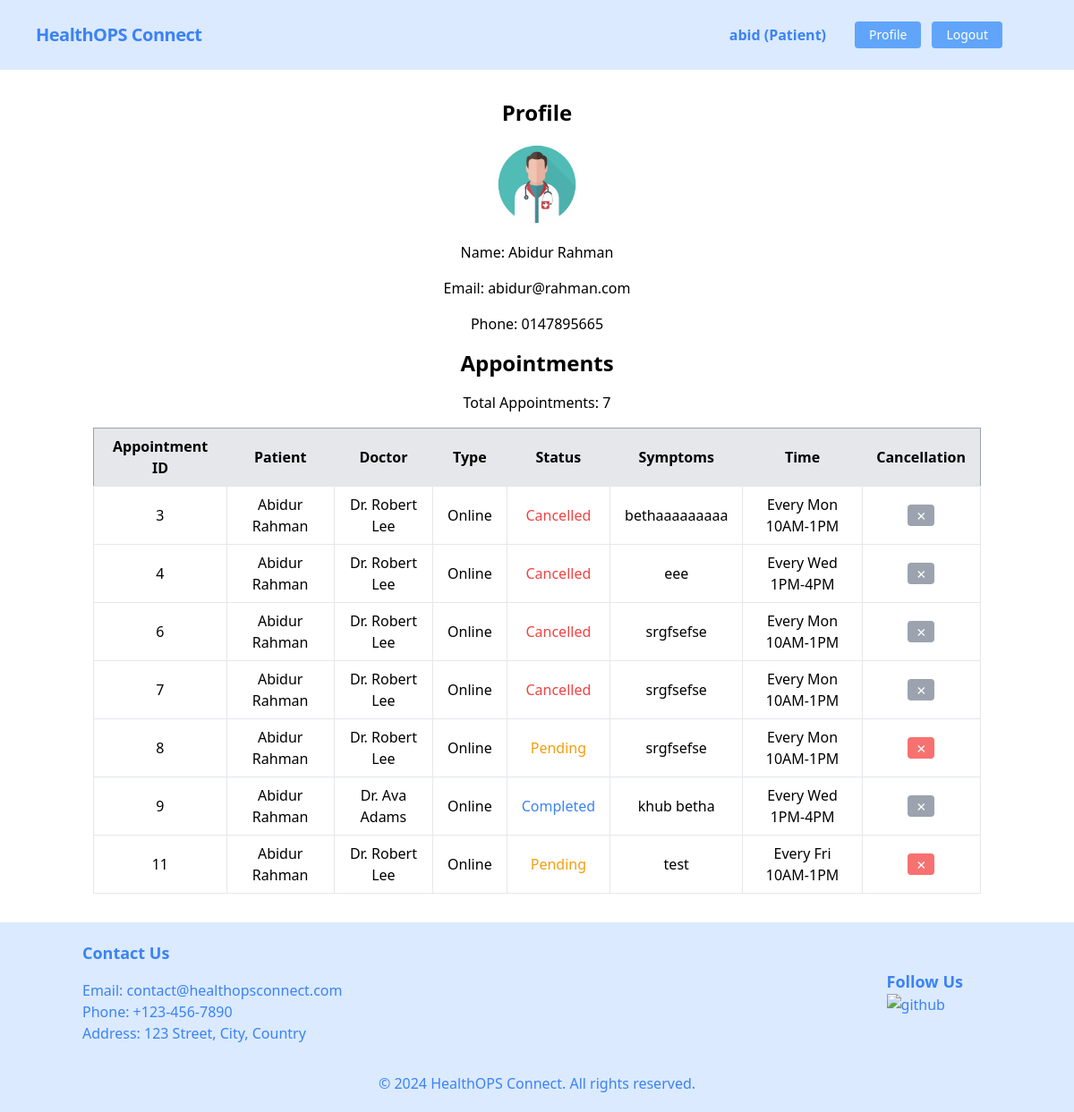
The app's page /patients/profile/ (signed in), older data.
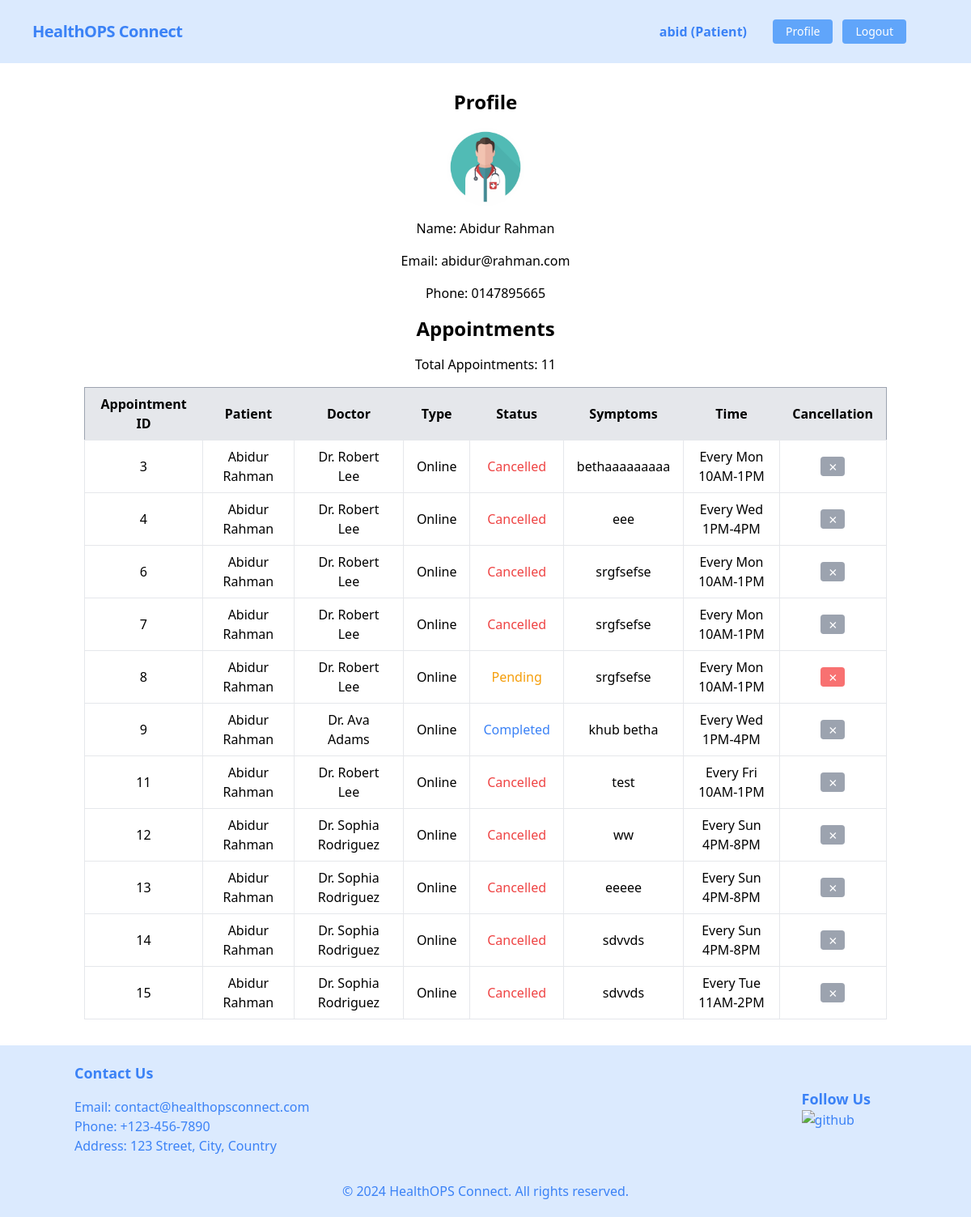
The same page, newer data.
### patient/models.py (models this page shows)
class Patient(models.Model):
    user = models.OneToOneField(User, on_delete=models.CASCADE)
    image = models.ImageField(
        upload_to='patient/images/', default='patient/images/default.jpg')
    phone = models.CharField(max_length=11)
    user_type = models.CharField(default='Patient', max_length=10, editable=False)
    def __str__(self):
        return f"{self.user.first_name} {self.user.last_name}"

### appointment/models.py (models this page shows, shortened)
class Appointment(models.Model):
    patient = models.ForeignKey(Patient, on_delete=models.CASCADE)
    doctor = models.ForeignKey(Doctor, on_delete=models.CASCADE)
    appointment_type = models.CharField(
        choices=APPOINTMENT_TYPE, max_length=10)
    appointment_status = models.CharField(
        choices=APPOINTMENT_STATUS, max_length=10, default='Pending')
    symptoms = models.TextField()
    appointment_time = models.ForeignKey(
        AvailableTime, on_delete=models.CASCADE)
    cancellation = models.BooleanField(default=False)

### doctor/models.py (models this page shows)
class Doctor(models.Model):
    user = models.OneToOneField(User, on_delete=models.CASCADE)
    image = models.ImageField(
        upload_to='doctor/media/uploads/', default='doctor/media/uploads/default.jpg')
    designation = models.ManyToManyField(Designation)
    expertise = models.ManyToManyField(Expertise)
    available_time = models.ManyToManyField(AvailableTime)
    fee = models.IntegerField()
    meet_link = models.URLField(max_length=200)
    user_type = models.CharField(
        default='Doctor', max_length=10, editable=False)
    def __str__(self):
        return f"Dr. {self.user.first_name} {self.user.last_name}"

class AvailableTime(models.Model):
    name = models.CharField(max_length=100)
    def __str__(self):
        return self.name

### patient/views.py (the view)
# urls.py: path('profile/', PatientProfileView.as_view(), name='patient_profile'),
class PatientProfileView(LoginRequiredMixin, ListView):
    model = Appointment
    template_name = 'patient_profile.html'
    context_object_name = 'appointments'
    def get_queryset(self):
        return Appointment.objects.filter(patient=self.request.user.patient)

### patient/templates/patient_profile.html (shortened to what this page needs)
{% extends 'base.html' %}
{%block content %}
<div class="container mx-auto px-4 py-8 text-center">
    <h1 class="text-2xl font-bold mb-4">Profile</h1>
    <img src="{{ user.patient.image.url }}" alt="{{ user.get_full_name }}" class="rounded-full h-24 w-24 mb-4 m-auto" />
    <p class="mb-4">Name: {{ user.get_full_name }}</p>
    <p class="mb-4">Email: {{ user.email }}</p>
    <p class="mb-4">Phone: {{ user.patient.phone }}</p>
    <h1 class="text-2xl font-bold mb-4">Appointments</h1>
    <p class="mb-4">Total Appointments: {{ appointments.count }}</p>
    <div class="overflow-x-auto">
        <table class="table-auto border-collapse border border-gray-400 w-full">
            <thead>
                <tr class="bg-gray-200">
                    <th class="px-4 py-2">Appointment ID</th>
                    <th class="px-4 py-2">Patient</th>
                    <th class="px-4 py-2">Doctor</th>
                    <th class="px-4 py-2">Type</th>
                    <th class="px-4 py-2">Status</th>
                    <th class="px-4 py-2">Symptoms</th>
                    <th class="px-4 py-2">Time</th>
                    <th class="px-4 py-2">Cancellation</th>
                </tr>
            </thead>
            <tbody>
                {% for appointment in appointments %}
                <tr>
                    <td class="border px-4 py-2">{{ appointment.id }}</td>
                    <td class="border px-4 py-2">{{ appointment.patient }}</td>
                    <td class="border px-4 py-2">{{ appointment.doctor }}</td>
                    <td class="border px-4 py-2">
                        {{ appointment.get_appointment_type_display }}
                    </td>
                    <td class="border px-4 py-2">
                        {% if appointment.appointment_status == 'Pending' %}
                        <span class="text-yellow-500">{{ appointment.get_appointment_status_display }}</span>
                        {% elif appointment.appointment_status == 'Running' %}
                        <span class="text-green-500">{{ appointment.get_appointment_status_display }}</span>
                        {% elif appointment.appointment_status == 'Completed' %}
                        <span class="text-blue-500">{{ appointment.get_appointment_status_display }}</span>
                        {% else %}
                        <span class="text-red-500">{{ appointment.get_appointment_status_display }}</span>
                        {% endif %}
                    </td>
                    <td class="border px-4 py-2">{{ appointment.symptoms }}</td>
                    <td class="border px-4 py-2">
                        {{ appointment.appointment_time }}
                    </td>
                    <td class="border px-4 py-2">
                        {% if appointment.appointment_status == 'Pending' %}
                        <form action="{% url 'cancel_appointment' appointment.id %}" method="post">
                            <button type="submit" class="bg-red-400 hover:bg-red-500 text-white px-2 rounded">
                                ✗
                            </button>
                        </form>
                        {% else %}
                        <button class="bg-gray-400 text-white px-2 rounded" disabled>
                            ✗
                        </button>
                        {% endif %}
                    </td>
                </tr>
                {% empty %}
                <tr>
                    <td colspan="8" class="border px-4 py-2">
                        No appointments found.
                    </td>
                </tr>
                {% endfor %}
            </tbody>
        </table>
    </div>
</div>
{% endblock %}

### templates/base.html (shortened to what this page needs)
<!DOCTYPE html>
<html lang="en">
<head>
    <link rel="stylesheet" href="https://unpkg.com/tailwindcss@2.0.1/dist/tailwind.min.css" />
</head>
<body>
    {% include 'navbar.html' %}
    <div class="min-h-screen">
        {% block content %} {% endblock %}
    </div>
    {% include 'footer.html' %}
</body>
</html>

### templates/navbar.html (shortened to what this page needs)
<nav class="flex flex-col lg:flex-row items-center justify-between bg-blue-100 p-6 px-10">
    <div class="flex items-center flex-shrink-0 text-blue-500 mr-6">
        <span class="font-bold text-xl tracking-tight"><a href="{% url 'home' %}">HealthOPS Connect</a></span>
    </div>
    <div id="menu" class="w-full hidden lg:flex lg:flex-col lg:items-center lg:w-auto px-10">
        {% if request.user.is_authenticated %}
        <div class="lg:flex w-full items-center lg:gap-3">
            {% if request.user.patient.user_type == 'Patient' %}
            <div class="text-blue-500 my-auto font-black lg:px-5">
                {{request.user.username}} ({{request.user.patient.user_type}})
            </div>
            <div class="text-center lg:flex lg:gap-3">
                <a href="{% url 'patient_profile' %}"
                    class="inline-block font-medium text-sm px-4 py-2 leading-none bg-blue-400 rounded text-white hover:border-transparent hover:bg-blue-500 mt-2 lg:mt-0">Profile</a>
                <form method="post" action="{% url 'patient_logout' %}">
                    <button
                        class="inline-block font-medium text-sm px-4 py-2 leading-none bg-blue-400 rounded text-white hover:border-transparent hover:bg-blue-500 mt-2 lg:mt-0"
                        type="submit">
                        Logout
                    </button>
                </form>
            </div>
            {% endif %}
        </div>
        {% endif %}
    </div>
</nav>

### templates/footer.html
<footer class="bg-blue-100 text-blue-500 py-5">
    <div class="container mx-auto flex flex-col md:flex-row justify-between items-center px-1">
        <div class="mb-8 md:mb-0">
            <h2 class="text-lg font-semibold mb-4">Contact Us</h2>
            <ul>
                <li>Email: contact@healthopsconnect.com</li>
                <li>Phone: +123-456-7890</li>
                <li>Address: 123 Street, City, Country</li>
            </ul>
        </div>
        <div class="">
            <h2 class="text-lg font-semibold mb-4 md:mb-0 md:mr-8">Follow Us</h2>
            <a href="https://github.com/junaaid96">
                <img src="https://img.icons8.com/material-outlined/24/000000/github.png" alt="github" />
            </a>
        </div>
    </div>
    <div class="mt-8 text-center">
        <p>&copy; 2024 HealthOPS Connect. All rights reserved.</p>
    </div>
</footer>

Row changes from the older to the newer data that the page shows:
changed Appointment "test": appointment_status "Pending" → "Cancelled"
added Appointment: id "12", patient "Abidur Rahman", doctor "Dr. Sophia Rodriguez", appointment_type "Online", appointment_status "Cancelled", symptoms "ww", appointment_time "Every Sun 4PM-8PM"
added Appointment: id "13", patient "Abidur Rahman", doctor "Dr. Sophia Rodriguez", appointment_type "Online", appointment_status "Cancelled", symptoms "eeeee", appointment_time "Every Sun 4PM-8PM"
added Appointment: id "14", patient "Abidur Rahman", doctor "Dr. Sophia Rodriguez", appointment_type "Online", appointment_status "Cancelled", symptoms "sdvvds", appointment_time "Every Sun 4PM-8PM"
added Appointment: id "15", patient "Abidur Rahman", doctor "Dr. Sophia Rodriguez", appointment_type "Online", appointment_status "Cancelled", symptoms "sdvvds", appointment_time "Every Tue 11AM-2PM"
Text that changed along with them:
{{ appointments.count }}: "7" → "11"
